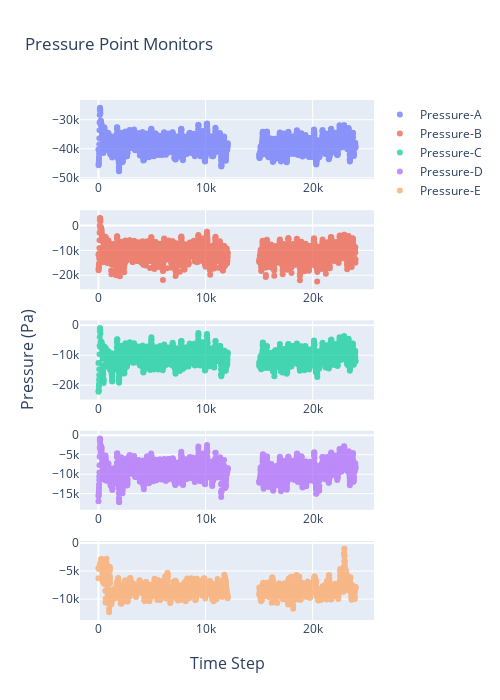

The cell this chart's notebook holds for it:
### Code cell
color10_16 = ['#636EFA', '#EF553B', '#00CC96', '#AB63FA', '#FFA15A', '#19D3F3', '#FF6692', '#B6E880', '#FF97FF',
              '#FECB52']
fig = make_subplots(
    rows=5,
    cols=1,
    shared_xaxes=False,
    x_title="Time Step",
    y_title="Pressure (Pa)")
# subplot_titles=("Point A", "Quadrant 2"))

fig.add_trace(go.Scatter(x=resid_dict['point-pressure-a.out']['Time Step'],
                         y=resid_dict['point-pressure-a.out']['point-pressure-a'],
                         mode='markers',
                         opacity=scatter_opacity,
                         name='Pressure-A',
                         line=dict(color=color10_16[0])),
              row=1, col=1)
# fig.add_trace(go.Scatter(x=bin_df['bin_centres'],
#                          y=bin_df['point-pressure-a_bin_mean'],
#                          mode='markers+lines',
#                          name='Mean +/- STD',
#                          line=dict(color='black'),
#                          opacity=.55,
#                          error_y_array=bin_df['point-pressure-a_std'],
#                          showlegend=False),
#               row=1, col=1)

fig.add_trace(go.Scatter(x=resid_dict['point-pressure-b.out']['Time Step'],
                         y=resid_dict['point-pressure-b.out']['point-pressure-b'],
                         mode='markers',
                         opacity=scatter_opacity,
                         name='Pressure-B',
                         line=dict(color=color10_16[1])),
              row=2, col=1)
# fig.add_trace(go.Scatter(x=bin_df['bin_centres'],
#                          y=bin_df['point-pressure-b_bin_mean'],
#                          mode='markers+lines',
#                          name='Mean +/- STD',
#                          line=dict(color='black'),
#                          opacity=.55,
#                          error_y_array=bin_df['point-pressure-b_std'],
#                          showlegend=False),
#               row=2, col=1)

fig.add_trace(go.Scatter(x=resid_dict['point-pressure-c.out']['Time Step'],
                         y=resid_dict['point-pressure-c.out']['point-pressure-c'],
                         mode='markers',
                         opacity=scatter_opacity,
                         name='Pressure-C',
                         line=dict(color=color10_16[2]),
                         showlegend=True),
              row=3, col=1)
# fig.add_trace(go.Scatter(x=bin_df['bin_centres'],
#                          y=bin_df['point-pressure-c_bin_mean'],
#                          mode='markers+lines',
#                          name='Mean +/- STD',
#                          line=dict(color='black'),
#                          opacity=.55,
#                          error_y_array=bin_df['point-pressure-c_std'],
#                          showlegend=False),
#               row=3, col=1)

fig.add_trace(go.Scatter(x=resid_dict['point-pressure-d.out']['Time Step'],
                         y=resid_dict['point-pressure-d.out']['point-pressure-d'],
                         mode='markers',
                         opacity=scatter_opacity,
                         name='Pressure-D',
                         line=dict(color=color10_16[3]),
                         showlegend=True),
              row=4, col=1)
# fig.add_trace(go.Scatter(x=bin_df['bin_centres'],
#                          y=bin_df['point-pressure-d_bin_mean'],
#                          mode='markers+lines',
#                          name='Mean +/- STD',
#                          line=dict(color='black'),
#                          opacity=.55,
#                          error_y_array=bin_df['point-pressure-d_std'],
#                          showlegend=False),
#               row=4, col=1)

fig.add_trace(go.Scatter(x=resid_dict['point-pressure-e.out']['Time Step'],
                         y=resid_dict['point-pressure-e.out']['point-pressure-e'],
                         mode='markers',
                         opacity=scatter_opacity,
                         name='Pressure-E',
                         line=dict(color=color10_16[4]),
                         showlegend=True),
              row=5, col=1)
# fig.add_trace(go.Scatter(x=bin_df['bin_centres'],
#                          y=bin_df['point-pressure-e_bin_mean'],
#                          mode='markers+lines',
#                          name='Mean +/- STD',
#                          line=dict(color='black'),
#                          opacity=.55,
#                          error_y_array=bin_df['point-pressure-e_std'],
#                          showlegend=True),
#               row=5, col=1)

fig.update_layout(height=700, width=500,
                  title_text="Pressure Point Monitors")

fig.show()

### Figure 1 — Plotly figure (JSON) as saved in the notebook; plotly's stock layout.template omitted (floating-point values rounded to 4 significant figures; data arrays with more than 128 entries replaced by an {"elided": "..."} marker saying what was removed)
{"data": [{"line": {"color": "#636EFA"}, "mode": "markers", "name": "Pressure-A", "opacity": 0.7, "type": "scatter", "x": {"elided": "2122 int values"}, "xaxis": "x", "y": {"elided": "2122 float values"}, "yaxis": "y"}, {"line": {"color": "#EF553B"}, "mode": "markers", "name": "Pressure-B", "opacity": 0.7, "type": "scatter", "x": {"elided": "2122 int values"}, "xaxis": "x2", "y": {"elided": "2122 float values"}, "yaxis": "y2"}, {"line": {"color": "#00CC96"}, "mode": "markers", "name": "Pressure-C", "opacity": 0.7, "showlegend": true, "type": "scatter", "x": {"elided": "2122 int values"}, "xaxis": "x3", "y": {"elided": "2122 float values"}, "yaxis": "y3"}, {"line": {"color": "#AB63FA"}, "mode": "markers", "name": "Pressure-D", "opacity": 0.7, "showlegend": true, "type": "scatter", "x": {"elided": "2122 int values"}, "xaxis": "x4", "y": {"elided": "2122 float values"}, "yaxis": "y4"}, {"line": {"color": "#FFA15A"}, "mode": "markers", "name": "Pressure-E", "opacity": 0.7, "showlegend": true, "type": "scatter", "x": {"elided": "2122 int values"}, "xaxis": "x5", "y": {"elided": "2122 float values"}, "yaxis": "y5"}], "layout": {"annotations": [{"font": {"size": 16}, "showarrow": false, "text": "Time Step", "x": 0.5, "xanchor": "center", "xref": "paper", "y": 0, "yanchor": "top", "yref": "paper", "yshift": -30}, {"font": {"size": 16}, "showarrow": false, "text": "Pressure (Pa)", "textangle": -90, "x": 0, "xanchor": "right", "xref": "paper", "xshift": -40, "y": 0.5, "yanchor": "middle", "yref": "paper"}], "height": 700, "title": {"text": "Pressure Point Monitors"}, "width": 500, "xaxis": {"anchor": "y", "domain": [0.0, 1.0]}, "xaxis2": {"anchor": "y2", "domain": [0.0, 1.0]}, "xaxis3": {"anchor": "y3", "domain": [0.0, 1.0]}, "xaxis4": {"anchor": "y4", "domain": [0.0, 1.0]}, "xaxis5": {"anchor": "y5", "domain": [0.0, 1.0]}, "yaxis": {"anchor": "x", "domain": [0.848, 1.0]}, "yaxis2": {"anchor": "x2", "domain": [0.636, 0.788]}, "yaxis3": {"anchor": "x3", "domain": [0.424, 0.576]}, "yaxis4": {"anchor": "x4", "domain": [0.212, 0.364]}, "yaxis5": {"anchor": "x5", "domain": [0.0, 0.152]}}}
